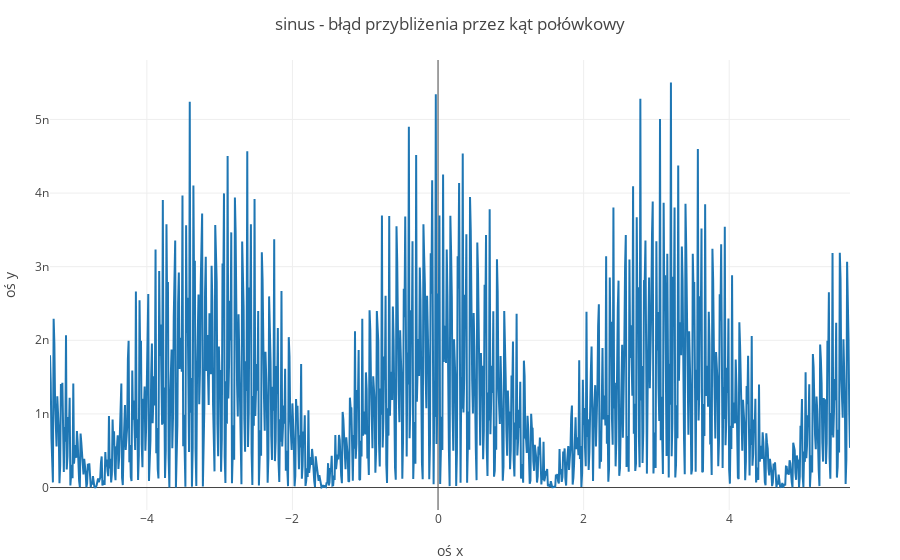

Notebook source saved alongside this figure:
### Code cell
H  = zeros(1100,2)
for i in 1:1:1100
        k = i*0.01-1.7*pi
    H[i,1] = k
    H[i,2] = abs((sin(k)-my_half(k,50)[2]))#/sin(i*0.01-pi))
end

p44 = plot(H[:,1],H[:,2],leg=false, Layout( title="sinus - błąd przybliżenia przez kąt połówkowy", 
            xaxis=attr(title="oś x"),
            yaxis=attr(title="oś y")
        )) 

p44

### Figure 1 — Plotly figure (JSON) as saved in the notebook; plotly's stock layout.template omitted (floating-point values rounded to 4 significant figures; data arrays with more than 128 entries replaced by an {"elided": "..."} marker saying what was removed)
{"data": [{"leg": false, "type": "scatter", "x": {"elided": "1100 float values"}, "y": {"elided": "1100 float values"}}], "layout": {"margin": {"b": 50, "l": 50, "r": 50, "t": 60}, "title": "sinus - błąd przybliżenia przez kąt połówkowy", "xaxis": {"title": "oś x"}, "yaxis": {"title": "oś y"}}}
